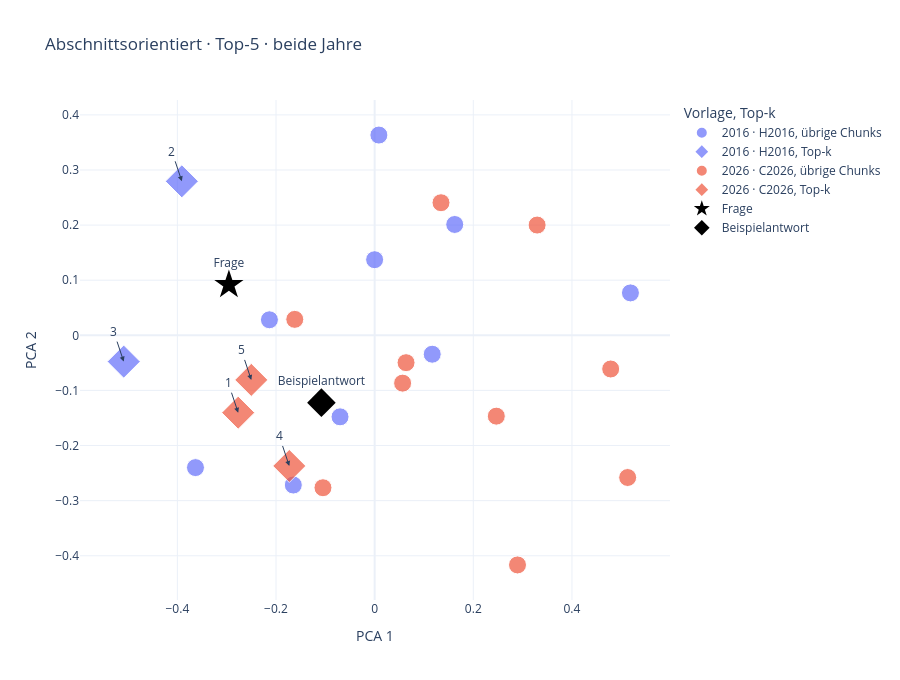

The notebook cell this image was saved under:
### Code cell
plot_data = selection.copy()
plot_data["Top-k"] = np.where(plot_data["item_id"].isin(top_ids), "Top-k", "übrige Chunks")
plot_data["Punktgrösse"] = np.where(plot_data["item_id"].isin(top_ids), 16, 8)
plot_data["Auszug"] = plot_data["text"].str.slice(0, 240)

fig = px.scatter(
    plot_data,
    x="pca_1",
    y="pca_2",
    color="year_label",
    symbol="Top-k",
    size="Punktgrösse",
    size_max=18,
    hover_name="item_id",
    hover_data={
        "role": True,
        "pages": True,
        "similarity": ":.3f",
        "Auszug": True,
        "pca_1": False,
        "pca_2": False,
        "Punktgrösse": False,
    },
    title=f"{plot_data['strategy_label'].iloc[0]} · Top-{TOP_K} · " + ("nur 2026" if NUR_2026 else "beide Jahre"),
    labels={"pca_1": "PCA 1", "pca_2": "PCA 2", "year_label": "Vorlage"},
)

specials = points.query("kind != 'chunk'")
for _, row in specials.iterrows():
    fig.add_trace(go.Scatter(
        x=[row["pca_1"]], y=[row["pca_2"]],
        mode="markers+text", name=row["label"], text=[row["label"]],
        textposition="top center",
        marker={"symbol": "star" if row["kind"] == "question" else "diamond", "size": 22, "color": "black"},
        hovertext=textwrap.shorten(row["text"], width=500, placeholder=" …"), hoverinfo="text",
    ))

for _, row in top.iterrows():
    fig.add_annotation(x=row["pca_1"], y=row["pca_2"], text=str(int(row["rank"])), showarrow=True, arrowhead=2)

fig.update_layout(template="plotly_white", height=680)
fig.show()

### Figure 1 — Plotly figure (JSON) as saved in the notebook; plotly's stock layout.template omitted (floating-point values rounded to 4 significant figures)
{"data": [{"customdata": [["Kurzfassung und Behördenposition", 5.0, 0.5484, "Ausgangslage Bei der direkten Bundessteuer zahlen rund 80 000 Zweiverdienerehepaare und zahlreiche Rentnerehepaare mehr als unverheiratete Paare in gleichen wirtschaftlichen Verhältnissen. Bei den kantonalen Steuern zahlen Ehepaare in der R", 8], ["Kurzfassung und Behördenposition", 5.0, 0.5546, "Bei den Sozialversicherungen sehen Bundesrat und Parlament insgesamt keine Benachteiligung von Ehepaaren. Der Bundesrat stimmte der Initiative ursprünglich zu. Er sah darin eine Möglichkeit, die steuerliche Benachteiligung von Ehepaaren vol", 8], ["Forderungen, Sozialversicherungen und Ehedefinition", 7.0, 0.5856, "Liegen die Nettoerwerbseinkommen bzw. die Pensionseinkommen unter diesen Schwellenwerten, dann sind Ehepaare bei der direkten Bundessteuer besser gestellt als unverheiratete Paare. Einverdienerehepaare bezahlen generell weniger Steuern als ", 8], ["Umsetzung und Steuermodelle", 8.0, 0.5922, "Bei Annahme der Initiative müsste der Bundesrat eine Gesetzesvorlage ausarbeiten, welche die steuerliche Benachteiligung von Ehepaaren gänzlich beseitigt. Ehepaare würden bei den Steuern wie schon heute als Wirtschaftsgemeinschaft erfasst u", 8], ["Umsetzung und Steuermodelle", 8.0, 0.6038, "Mindereinnahmen bei direkter Bundessteuer Die Initiative würde sich hauptsächlich auf die direkte Bundessteuer auswirken, da auf kantonaler Ebene Ehepaare bereits heute in der Regel steuerlich besser gestellt sind als unverheiratete Paare. ", 8], ["Finanzielle Folgen", 9.0, 0.3788, "Alternative Steuerberechnung: rund 1,2 Milliarden Franken pro Jahr, Splitting: je nach Art des Splittings zwischen rund 1,2 und 2,3 Milliarden Franken pro Jahr. Da den Kantonen 17 Prozent der direkten Bundessteuer zufallen, wären sie ebenfa", 8], ["Argumente des Initiativkomitees", 11.0, 0.6124, "Ungerechtigkeit beseitigen Es ist ungerecht: Verheiratete Paare und eingetragene Partnerschaften werden gegenüber Konkubinatspaaren bei den Steuern und den Sozialversicherungen benachteiligt. Bei gleichen Einkommens- und Vermögensverhältnis", 8], ["Argumente des Initiativkomitees", 11.0, 0.5919, "Paare sollen gemeinsam besteuert werden Der Grundsatz der Nicht-Benachteiligung wird in der Bundesverfassung verankert. Verheiratete und eingetragene Paare dürfen bei der Besteuerung und den Sozialversicherungen nicht benachteiligt und soll", 8], ["Argumente von Bundesrat und Parlament", 12.0, 0.5589, "nicht ausschliessen Das heutige Steuersystem sieht die gemeinsame Besteuerung von Ehemann und Ehefrau vor. Die Initiative will diesen Grundsatz in die Verfassung schreiben. Damit wäre aber ein Wechsel zur getrennten Besteuerung von Ehemann ", 8]], "hovertemplate": "<b>%{hovertext}</b><br><br>Vorlage=2016 · H2016<br>Top-k=übrige Chunks<br>role=%{customdata[0]}<br>pages=%{customdata[1]}<br>similarity=%{customdata[2]:.3f}<br>Auszug=%{customdata[3]}<extra></extra>", "hovertext": ["H2016-P05-ABSCHNITT-01", "H2016-P05-ABSCHNITT-02", "H2016-P07-ABSCHNITT-01", "H2016-P08-ABSCHNITT-01", "H2016-P08-ABSCHNITT-02", "H2016-P09-ABSCHNITT-01", "H2016-P11-ABSCHNITT-01", "H2016-P11-ABSCHNITT-02", "H2016-P12-ABSCHNITT-02"], "legendgroup": "2016 · H2016, übrige Chunks", "marker": {"color": "#636efa", "size": [8, 8, 8, 8, 8, 8, 8, 8, 8], "sizemode": "area", "sizeref": 0.04938, "symbol": "circle"}, "mode": "markers", "name": "2016 · H2016, übrige Chunks", "orientation": "v", "showlegend": true, "type": "scatter", "x": [0.1623, -0.3633, -8.42e-05, -0.1649, 0.1167, 0.5186, 0.008559, -0.2133, -0.07019], "xaxis": "x", "y": [0.2012, -0.24, 0.1372, -0.2717, -0.0343, 0.07702, 0.3634, 0.02817, -0.1479], "yaxis": "y"}, {"customdata": [["Forderungen, Sozialversicherungen und Ehedefinition", 7.0, 0.6517, "Definition der Ehe Die Initiative will zudem die Ehe als die auf Dauer angelegte und gesetzlich geregelte Lebensgemeinschaft von Mann und Frau definieren. Diese Auffassung der Ehe entspricht zwar der heutigen Auslegung der Verfassung. Bei A", 16], ["Argumente von Bundesrat und Parlament", 12.0, 0.6485, "Der Bundesrat hat in den letzten Jahren mehrere Anläufe genommen, die verfassungswidrige Schlechterstellung von Ehepaaren gegenüber unverheirateten Paaren bei der direkten Bundessteuer vollständig zu beseitigen. Das Parlament unterstützt di", 16]], "hovertemplate": "<b>%{hovertext}</b><br><br>Vorlage=2016 · H2016<br>Top-k=Top-k<br>role=%{customdata[0]}<br>pages=%{customdata[1]}<br>similarity=%{customdata[2]:.3f}<br>Auszug=%{customdata[3]}<extra></extra>", "hovertext": ["H2016-P07-ABSCHNITT-02", "H2016-P12-ABSCHNITT-01"], "legendgroup": "2016 · H2016, Top-k", "marker": {"color": "#636efa", "size": [16, 16], "sizemode": "area", "sizeref": 0.04938, "symbol": "diamond"}, "mode": "markers", "name": "2016 · H2016, Top-k", "orientation": "v", "showlegend": true, "type": "scatter", "x": [-0.3909, -0.5087], "xaxis": "x", "y": [0.2795, -0.0477], "yaxis": "y"}, {"customdata": [["Ausgangslage und Individualbesteuerung", 37.0, 0.4861, "Verheiratete werden heute gemeinsam besteuert und Unverheiratete individuell, auch wenn diese als Paar zusammenleben. Die Einkommen beziehungsweise Vermögen eines Ehepaars werden für die Besteuerung also zusammengerechnet. Dadurch gelangen ", 8], ["Ausgangslage und Individualbesteuerung", 37.0, 0.5744, "Am 8. März 2026 hat das Stimmvolk das Bundesgesetz über die Individualbesteuerung angenommen. Es sieht vor, dass auch Verheiratete bei Bund, Kantonen und Gemeinden spätestens ab 2032 individuell besteuert werden. Das heisst, dass jede Perso", 8], ["Ausgangslage und Individualbesteuerung", 37.0, 0.4755, "Steuerprogression bedeutet, dass Personen mit hohem Einkommen oder Vermögen in Prozent mehr Steuern bezahlen als Personen mit tieferen Einkommen oder Vermögen. Erreicht wird dies dadurch, dass der Steuersatz mit zunehmendem Einkommen und Ve", 8], ["Forderungen und Übergangsbestimmungen", 38.0, 0.5197, "Das Parlament müsste die Forderungen der Initiative in einem Gesetz umsetzen. Hierfür könnte das Parlament unterschiedliche Steuermodelle wie das Vollsplitting, das Teilsplitting oder die alternative Steuerberechnung anwenden. Die Initiativ", 8], ["Finanzielle Folgen und Erwerbsanreize", 40.0, 0.3291, "Die finanziellen Auswirkungen für Bund und Kantone hängen davon ab, wie das Parlament die Initiative umsetzt. Es wäre insbesondere in der Festlegung der Steuertarife grundsätzlich frei. Bei einer Umsetzung gestützt auf die heute geltenden S", 8], ["Finanzielle Folgen und Erwerbsanreize", 40.0, 0.4985, "Wenn bei einem Ehepaar die zweitverdienende Person ihr Pensum ausbaut, dann fallen bei der gemeinsamen Besteuerung auf dem zusätzlichen Einkommen höhere Steuern an als bei der Individualbesteuerung. Die Anreize für Zweitverdienende, ihr Erw", 8], ["Verhältnis von Bund und Kantonen", 41.0, 0.4232, "Die jährlichen Einnahmen aus der direkten Bundessteuer würden mit der alternativen Steuerberechnung je nach Umsetzung um schätzungsweise 680 Millionen bis 1,4 Milliarden Franken sinken.4 Von diesen Mindereinnahmen würden rund 140 bis 300 Mi", 8], ["Verhältnis von Bund und Kantonen", 41.0, 0.5042, "Ehepaare müssten anders als bei der Individualbesteuerung weiterhin eine gemeinsame Steuererklärung einreichen. Bei der alternativen Steuerberechnung nähme die Komplexität für Steuerbehörden und Steuerpflichtige vor allem dann zu, wenn gewi", 8], ["Argumente des Initiativkomitees", 44.0, 0.6218, "Die Schweizer Bevölkerung hat entschieden, dass die steuerliche Benachteiligung von Ehepaaren abgeschafft werden soll. Die Fairness-Initiative verankert dazu einen klaren Grundsatz in der Bundesverfassung: Ehepaare werden bei der direkten B", 8], ["Argumente von Bundesrat und Parlament", 46.0, 0.3399, "Die Initiative betrifft nur die direkte Bundessteuer. Die Individualbesteuerung dagegen regelt die Besteuerung auf Bundes-, Kantons- und Gemeindeebene. Bei einer Annahme der Initiative könnten widersprüchliche Systeme entstehen: gemeinsame ", 8]], "hovertemplate": "<b>%{hovertext}</b><br><br>Vorlage=2026 · C2026<br>Top-k=übrige Chunks<br>role=%{customdata[0]}<br>pages=%{customdata[1]}<br>similarity=%{customdata[2]:.3f}<br>Auszug=%{customdata[3]}<extra></extra>", "hovertext": ["C2026-P37-ABSCHNITT-01", "C2026-P37-ABSCHNITT-02", "C2026-P37-ABSCHNITT-03", "C2026-P38-ABSCHNITT-02", "C2026-P40-ABSCHNITT-01", "C2026-P40-ABSCHNITT-02", "C2026-P41-ABSCHNITT-01", "C2026-P41-ABSCHNITT-02", "C2026-P44-ABSCHNITT-01", "C2026-P46-ABSCHNITT-02"], "legendgroup": "2026 · C2026, übrige Chunks", "marker": {"color": "#EF553B", "size": [8, 8, 8, 8, 8, 8, 8, 8, 8, 8], "sizemode": "area", "sizeref": 0.04938, "symbol": "circle"}, "mode": "markers", "name": "2026 · C2026, übrige Chunks", "orientation": "v", "showlegend": true, "type": "scatter", "x": [0.1345, 0.05667, 0.3294, -0.1048, 0.5129, 0.2466, 0.4785, 0.06364, -0.162, 0.2896], "xaxis": "x", "y": [0.2406, -0.08675, 0.2001, -0.2765, -0.258, -0.1467, -0.06109, -0.04961, 0.02894, -0.4167], "yaxis": "y"}, {"customdata": [["Forderungen und Übergangsbestimmungen", 38.0, 0.6381, "Das Bundesgesetz über die Individualbesteuerung befand sich in der parlamentarischen Beratung, als die vorliegende Volksinitiative 2024 zustande kam. Die Initiative will wie das Bundesgesetz die Heiratsstrafe abschaffen. Sie verlangt im Geg", 16], ["Argumente des Initiativkomitees", 44.0, 0.6281, "Ehepaare füllen weiterhin nur eine gemeinsame Steuererklärung aus. So wird die Heiratsstrafe abgeschafft, ohne einen umfassenden Umbau des Steuerwesens und ohne Millionen zusätzlicher Steuererklärungen. Über die genaue Ausgestaltung wird da", 16], ["Argumente von Bundesrat und Parlament", 46.0, 0.7309, "Die Volksinitiative würde Verheiratete gegenüber Unverheirateten privilegieren. Sie ist zudem mit der vom Volk angenommenen Individualbesteuerung nicht vereinbar und schafft Unsicherheiten im Steuersystem. Bundesrat und Parlament lehnen die", 16]], "hovertemplate": "<b>%{hovertext}</b><br><br>Vorlage=2026 · C2026<br>Top-k=Top-k<br>role=%{customdata[0]}<br>pages=%{customdata[1]}<br>similarity=%{customdata[2]:.3f}<br>Auszug=%{customdata[3]}<extra></extra>", "hovertext": ["C2026-P38-ABSCHNITT-01", "C2026-P44-ABSCHNITT-02", "C2026-P46-ABSCHNITT-01"], "legendgroup": "2026 · C2026, Top-k", "marker": {"color": "#EF553B", "size": [16, 16, 16], "sizemode": "area", "sizeref": 0.04938, "symbol": "diamond"}, "mode": "markers", "name": "2026 · C2026, Top-k", "orientation": "v", "showlegend": true, "type": "scatter", "x": [-0.1731, -0.2501, -0.2767], "xaxis": "x", "y": [-0.237, -0.08093, -0.1404], "yaxis": "y"}, {"hoverinfo": "text", "hovertext": "Wie unterscheidet sich die Fairness-Initiative von 2026 von der Initiative «Für Ehe und Familie – gegen die Heiratsstrafe» von 2016?", "marker": {"color": "black", "size": 22, "symbol": "star"}, "mode": "markers+text", "name": "Frage", "text": ["Frage"], "textposition": "top center", "type": "scatter", "x": [-0.2955], "y": [0.09167]}, {"hoverinfo": "text", "hovertext": "Die Initiative von 2016 verband die Beseitigung steuerlicher Nachteile mit Sozialversicherungen, einer gemeinsamen Besteuerung und einer Definition der Ehe als Gemeinschaft von Mann und Frau. Die Fairness-Initiative von 2026 betrifft dagegen die gemeinsame Besteuerung bei der direkten Bundessteuer im Konflikt mit der bereits beschlossenen Individualbesteuerung. Sie enthält weder die damalige AHV-Regelung noch die damalige Definition der Ehe.", "marker": {"color": "black", "size": 22, "symbol": "diamond"}, "mode": "markers+text", "name": "Beispielantwort", "text": ["Beispielantwort"], "textposition": "top center", "type": "scatter", "x": [-0.108], "y": [-0.1222]}], "layout": {"annotations": [{"arrowhead": 2, "showarrow": true, "text": "1", "x": -0.2767, "y": -0.1404}, {"arrowhead": 2, "showarrow": true, "text": "2", "x": -0.3909, "y": 0.2795}, {"arrowhead": 2, "showarrow": true, "text": "3", "x": -0.5087, "y": -0.0477}, {"arrowhead": 2, "showarrow": true, "text": "4", "x": -0.1731, "y": -0.237}, {"arrowhead": 2, "showarrow": true, "text": "5", "x": -0.2501, "y": -0.08093}], "height": 680, "legend": {"itemsizing": "constant", "title": {"text": "Vorlage, Top-k"}, "tracegroupgap": 0}, "title": {"text": "Abschnittsorientiert · Top-5 · beide Jahre"}, "xaxis": {"anchor": "y", "domain": [0.0, 1.0], "title": {"text": "PCA 1"}}, "yaxis": {"anchor": "x", "domain": [0.0, 1.0], "title": {"text": "PCA 2"}}}}
